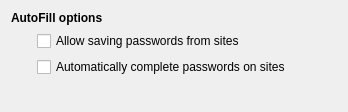
         <widget class="QWidget" name="passwordManagerPage">
          <layout class="QGridLayout" name="gridLayout_11">
           <item row="0" column="0" colspan="2">
            <widget class="QLabel" name="label_20">
             <property name="text">
              <string>&lt;b&gt;AutoFill options&lt;/b&gt;</string>
             </property>
            </widget>
           </item>
           <item row="1" column="1">
            <widget class="QCheckBox" name="allowPassManager">
             <property name="text">
              <string>Allow saving passwords from sites</string>
             </property>
            </widget>
           </item>
           <item row="1" column="0">
            <spacer name="horizontalSpacer_14">
             <property name="orientation">
              <enum>Qt::Horizontal</enum>
             </property>
             <property name="sizeType">
              <enum>QSizePolicy::Fixed</enum>
             </property>
             <property name="sizeHint" stdset="0">
              <size>
               <width>20</width>
               <height>20</height>
              </size>
             </property>
            </spacer>
           </item>
           <item row="1" column="2">
            <spacer name="horizontalSpacer_15">
             <property name="orientation">
              <enum>Qt::Horizontal</enum>
             </property>
             <property name="sizeHint" stdset="0">
              <size>
               <width>40</width>
               <height>20</height>
              </size>
             </property>
            </spacer>
           </item>
           <item row="3" column="0" colspan="3">
            <widget class="QFrame" name="AutoFillFrame">
             <property name="sizePolicy">
              <sizepolicy hsizetype="Expanding" vsizetype="Expanding">
               <horstretch>0</horstretch>
               <verstretch>0</verstretch>
              </sizepolicy>
             </property>
             <layout class="QHBoxLayout" name="autoFillFrame">
              <property name="sizeConstraint">
               <enum>QLayout::SetMinAndMaxSize</enum>
              </property>
             </layout>
            </widget>
           </item>
           <item row="2" column="1">
            <widget class="QCheckBox" name="autoCompletePasswords">
             <property name="text">
              <string>Automatically complete passwords on sites</string>
             </property>
            </widget>
           </item>
          </layout>
         </widget>
